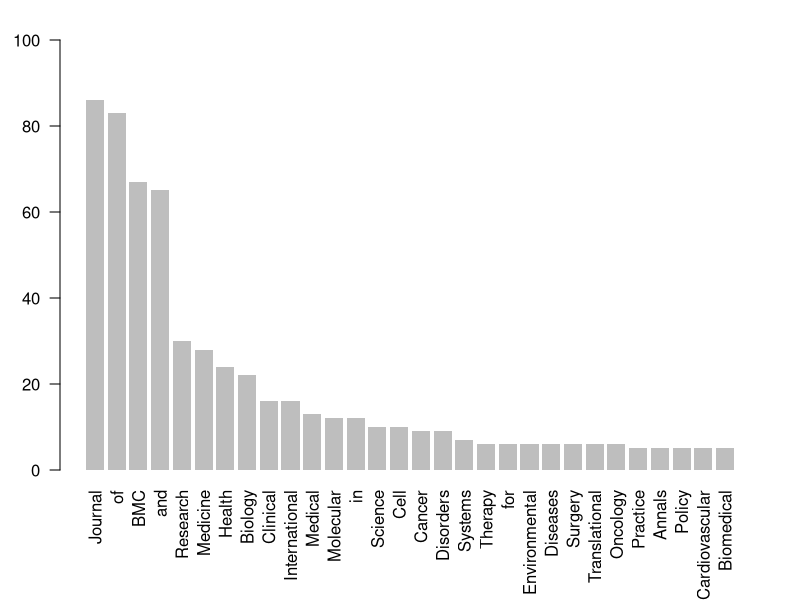

R code for this plot:
## ---- chunk 1
library(stringr)
## ---- chunk 2
# read file
biomed <- read.table("data/biomedcentral.txt", header=TRUE, stringsAsFactors=FALSE)
## ---- chunk 3
# structure of the dataset
utils::str(biomed, vec.len = 1)
## ---- chunk 4
# first 5 journal names
head(biomed$Journal.name, n = 5)
## ---- chunk 5
# get first 10 names
titles10a <- biomed$Journal.name[1:10]
titles10a
## ---- chunk 6
# remove punctuation
titles10b <- str_replace_all(titles10a, pattern = "[[:punct:]]", "")
titles10b
## ---- chunk 7
# trim extra whitespaces
titles10c <- str_replace_all(titles10b, pattern = "\\s+", " ")
titles10c
## ---- chunk 8
# remove punctuation symbols
all_titles <- str_replace_all(biomed$Journal.name, pattern = "[[:punct:]]", "")

# trim extra whitespaces
all_titles <- str_replace_all(all_titles, pattern = "\\s+", " ")
## ---- chunk 9
# split titles by words
all_titles_list <- str_split(all_titles, pattern = " ")

# show first 2 elements
all_titles_list[1:2]
## ---- chunk 10
# how many words per title
words_per_title <- sapply(all_titles_list, length)

# table of frequencies
table(words_per_title)
## ---- chunk 11
# distribution
100 * round(table(words_per_title) / length(words_per_title), 4)

# summary
summary(words_per_title)
## ---- chunk 12
# longest journal
all_titles[which(words_per_title == 9)]
## ---- chunk 13
# vector of words in titles
title_words <- unlist(all_titles_list)

# get unique words
unique_words <- unique(title_words)

# how many unique words in total
num_unique_words <- length(unique(title_words))
num_unique_words
## ---- chunk 14
# vector to store counts
count_words <- rep(0, num_unique_words)

# count number of occurrences
for (i in 1:num_unique_words) {
  count_words[i] <- sum(title_words == unique_words[i])
}
## ---- chunk 15
# table with word frequencies
count_words_alt <- table(title_words)
## ---- chunk 16
# table of frequencies
table(count_words)

# equivalently
table(count_words_alt)
## ---- chunk 17
# index values in decreasing order
top_30_order <- order(count_words, decreasing=TRUE)[1:30]

# top 30 frequencies
top_30_freqs <- sort(count_words, decreasing=TRUE)[1:30]

# select top 30 words
top_30_words <- unique_words[top_30_order]
top_30_words
## ---- chunk 18
op <- par(mar = c(6.5, 3, 2, 2))
# barplot
barplot(top_30_freqs, 
        border = NA, 
        names.arg = top_30_words, 
        las = 2, 
        ylim = c(0,100))
par(op)
